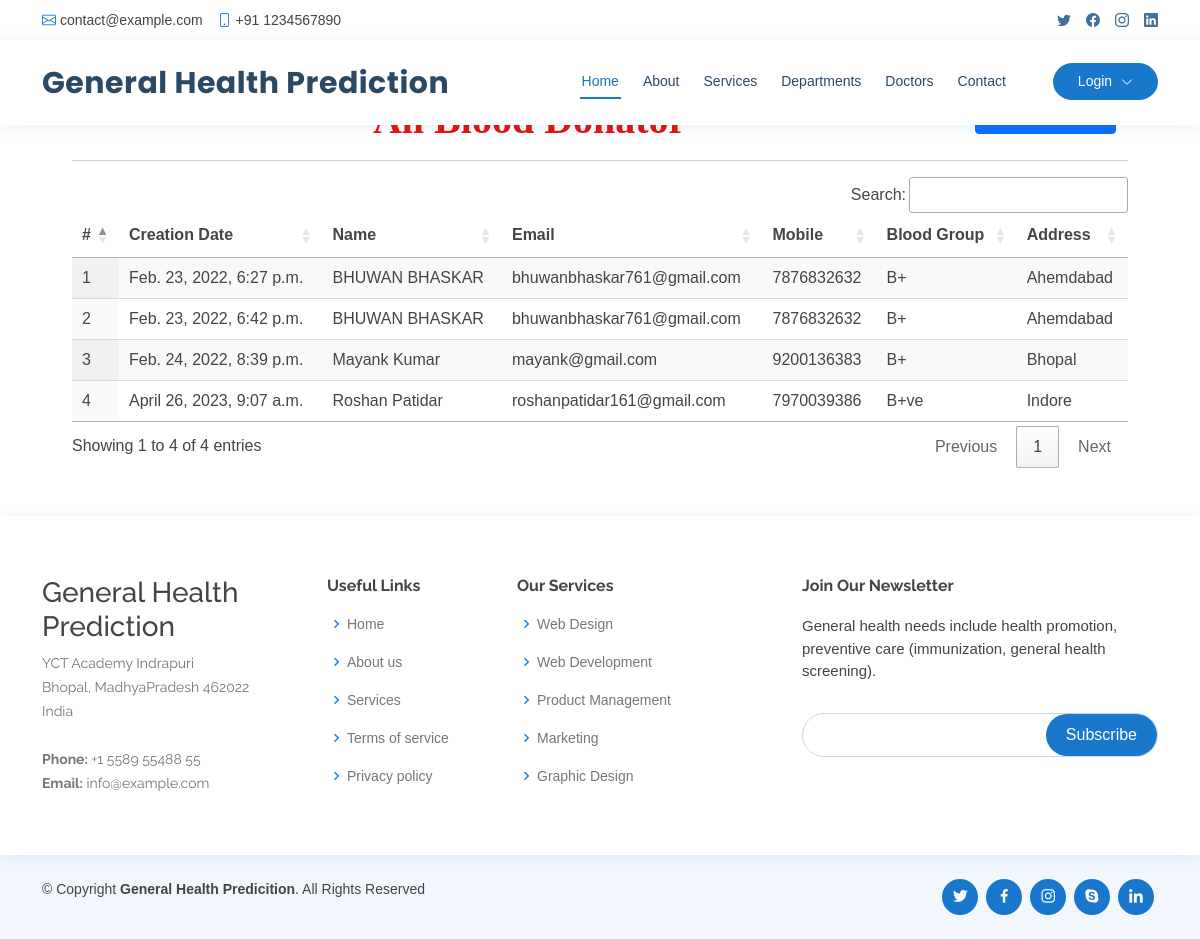
/search_blood, run on the app's committed database.
### healthapp/models.py (models this page shows, shortened)
class Blood_Donation(models.Model):
    status = models.CharField(max_length=100, null=True, blank=True)
    user = models.ForeignKey(Patient, on_delete=models.CASCADE, null=True, blank=True)
    blood_group = models.CharField(max_length=100, null=True, blank=True)
    place = models.CharField(max_length=100, null=True, blank=True)
    purpose = models.CharField(max_length=100, null=True, blank=True)
    created = models.DateTimeField(auto_now=True,null=True)
    active = models.BooleanField(null=True, blank=True, default=False)

class Patient(models.Model):
    user = models.ForeignKey(User, on_delete=models.CASCADE, null=True)
    contact = models.CharField(max_length=100, null=True)
    address = models.CharField(max_length=100, null=True)
    dob = models.DateField(null=True)
    image = models.FileField(null=True)

### healthapp/views.py (the view, shortened to what this page needs)
# urls.py: path('search_blood', search_blood, name="search_blood"),
def search_blood(request):
    data = Blood_Donation.objects.filter(status="Approved")
    return render(request, 'search_blood.html', {'data':data})

### healthapp/templates/search_blood.html (shortened to what this page needs)
{% extends 'index.html' %}
{% load static %}
{% block body %}
<div class="container-fluid" style="width:90%;margin-top:8%">
                    <div class="container-fluid">
                        <h1 align="center" style="font-weight:bold;font-family : 'Monotype Corsiva' ; color : #E6120E ;margin-top:4%">All Blood Donator
                          <button type="button" id="myBtn" class="btn btn-primary pull-right">Request for blood</button>
                        </h1>
                         </div><hr>
                                <table id="example" class="display" style="width:100%">
                                  <thead>
                                    <tr>
                                      <th>#</th>
                                      <th>Creation Date</th>
                                      <th>Name</th>
                                      <th>Email</th>
                                      <th>Mobile</th>
                                      <th>Blood Group</th>
                                      <th>Address</th>
                                  </tr>
                              </thead>
                              <tbody>
                              {% for i in data %}
                                <tr>
                                  <td>{{forloop.counter}}</td>
                                  <td>{{i.created}}</td>
                                  <td>{{i.user.user.first_name}} {{i.user.user.last_name}}</td>
                                  <td>{{i.user.user.email}}</td>
                                  <td>{{i.user.contact}}</td>
                                  <td>{{i.blood_group}}</td>
                                  <td>{{i.place}}</td>
                              </tr>
                              {% endfor %}
                          </tbody>
                      </table>
                  </div>
{% endblock %}

### healthapp/static/css/style.css (style rules this page uses)
body { font-family: "Open Sans", sans-serif; color: #444444; }
h1, h2, h3, h4, h5, h6 { font-family: "Raleway", sans-serif; }

### healthapp/templates/search_blood.html (style rules this page uses)
body { font-family: Arial, Helvetica, sans-serif; }

### data on the page
Blood_Donation: created "Feb. 23, 2022, 6:27 p.m.", user.user.first_name "BHUWAN", user.user.last_name "BHASKAR", user.user.email "bhuwanbhaskar761@gmail.com", user.contact "7876832632", blood_group "B+", place "Ahemdabad"
Blood_Donation: created "Feb. 23, 2022, 6:42 p.m.", user.user.first_name "BHUWAN", user.user.last_name "BHASKAR", user.user.email "bhuwanbhaskar761@gmail.com", user.contact "7876832632", blood_group "B+", place "Ahemdabad"
Blood_Donation: created "Feb. 24, 2022, 8:39 p.m.", user.user.first_name "Mayank", user.user.last_name "Kumar", user.user.email "mayank@gmail.com", user.contact "9200136383", blood_group "B+", place "Bhopal"
Blood_Donation: created "April 26, 2023, 9:07 a.m.", user.user.first_name "Roshan", user.user.last_name "Patidar", user.user.email "roshanpatidar161@gmail.com", user.contact "7970039386", blood_group "B+ve", place "Indore"
